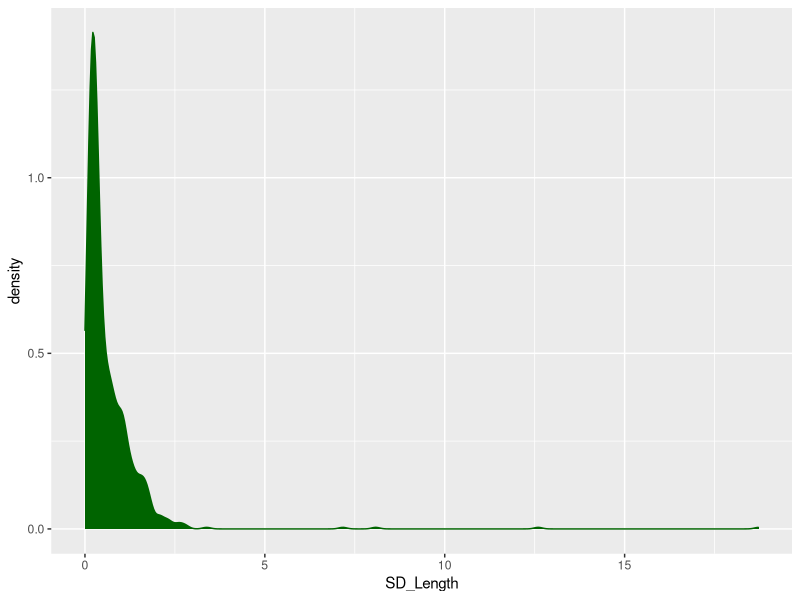
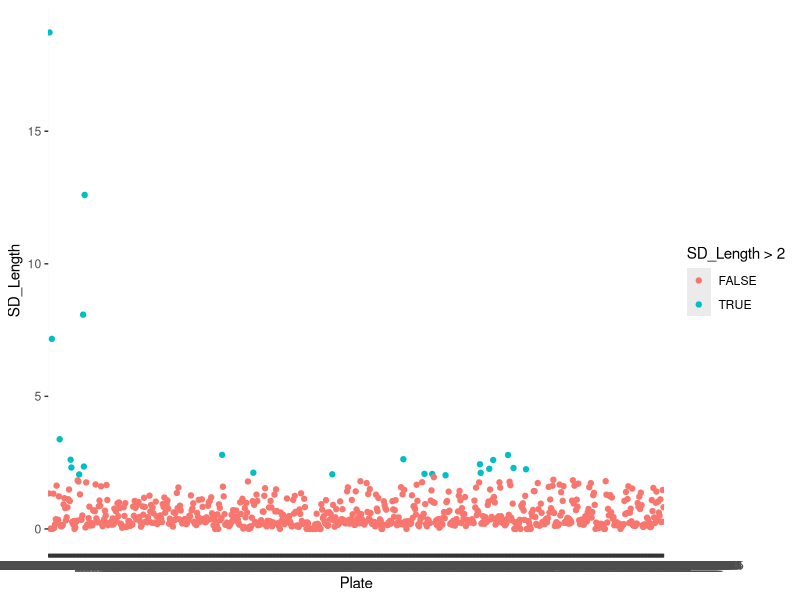
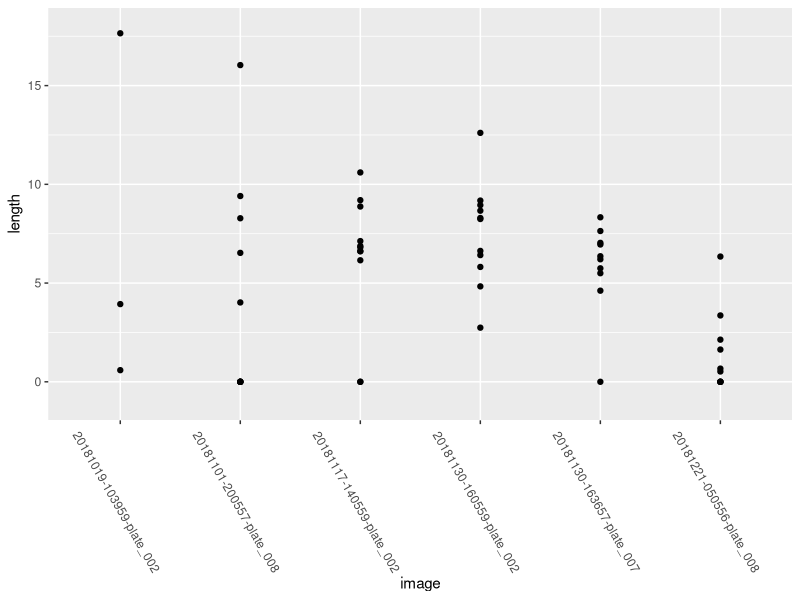
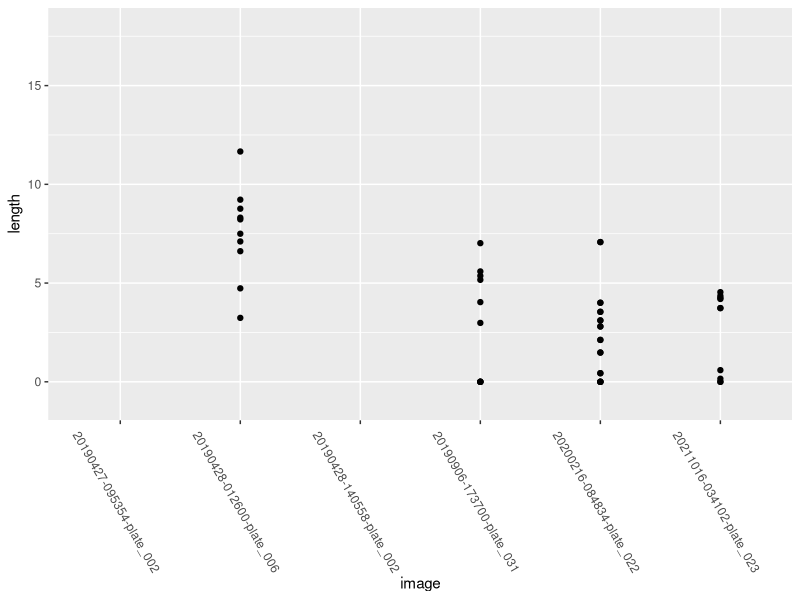
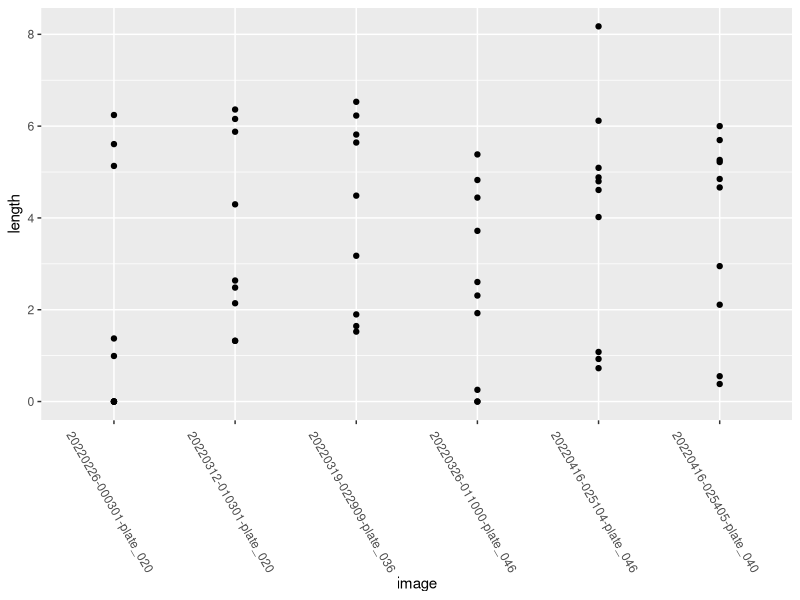
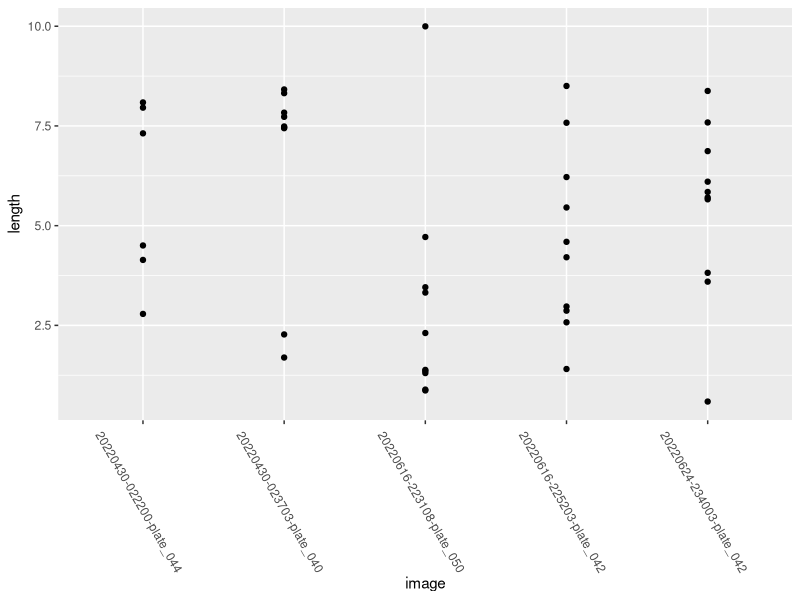

Write the R code that produced these figures, in order.
#On This Episode of "Grace tries to do R", it's Data Quality Control!
read.csv("data.csv")
#read in csv with phenotypic data
df = read.csv("data.csv")

#break off df into useful chunks, kept inbred name, cassette number, condition, image, which is plate name and time, and root lengths
df = subset(df, select = c("inbred","cassette","condition","image","length"))

#aggregate function taking standard deviations of root lengths by image/plate, ten lengths for each image/plate, into data_sd df
data_sd <- aggregate(df$length, list(df$image), FUN=sd)

#changing the column names to plate and sd_length
colnames(data_sd) <- c("Plate", "SD_Length")

#plotting standard deviation with scatter plot and density graph
library(ggplot2)
ggplot(data = data_sd, mapping = aes(x = SD_Length)) +
  geom_density(fill = "dark green", color = "dark green")

#scatter plot with separation between standard deviation greater and lesser than 2
ggplot(data = data_sd, mapping = aes(x = Plate, y = SD_Length))+
  geom_point(aes(color = SD_Length > 2))

#sorting out plates with SD_Length > 2
df_High_SD = data_sd[data_sd$SD_Length > 2,]

#sorting High SD plates into data frames based on year for plotting
df_2018Plates_High_SD = subset(df, image %in% c('20181019-103959-plate_002','20181101-200557-plate_008','20181117-140559-plate_002', '20181130-160559-plate_002', '20181130-163657-plate_007', '20181221-050556-plate_008'))

ggplot(data = df_2018Plates_High_SD, mapping = aes(x = image, y = length)) +
  geom_point() +
  theme(axis.text.x = element_text(angle = -60)) +
  coord_cartesian(ylim = c(-1, 18))

df_2019_20_21_Plates_High_SD = subset(df, image %in% c('20190427-095354-plate_002', '20190428-012600-plate_006', '20190428-140558-plate_002', '20190906-173700-plate_031', '20200216-084834-plate_022', '20211016-034102-plate_023'))

ggplot(data = df_2019_20_21_Plates_High_SD, mapping = aes(x = image, y = length)) +
  geom_point() +
  theme(axis.text.x = element_text(angle = -60))+
  coord_cartesian(ylim = c(-1, 18))

df_2022pt1_Plates_High_SD = subset(df, image %in% c('20220226-000301-plate_020', '20220312-010301-plate_020', '20220319-022909-plate_036', '20220326-011000-plate_046', '20220416-025104-plate_046', '20220416-025405-plate_040'))

ggplot(data = df_2022pt1_Plates_High_SD, mapping = aes(x = image, y = length)) +
  geom_point() +
  theme(axis.text.x = element_text(angle = -60))
  #coord_cartesian(ylim = c(-1, 30))

df_2022pt2_Plates_High_SD = subset(df, image %in% c('20220430-022200-plate_044', '20220430-023703-plate_040', '20220616-223108-plate_050', '20220616-225203-plate_042', '20220624-234003-plate_042'))
#hjust = -1
ggplot(data = df_2022pt2_Plates_High_SD, mapping = aes(x = image, y = length)) +
  geom_point() +
  theme(axis.text.x = element_text(angle = -60))

#creating table with existing High_SD data frame and information about seeds to be removed
#first row - 2018, second row - 2019-2021, third row - 2022 pt1, fourth row 2022 pt2

seeds_for_removal = c('1-10', '1-10', '8', '7, 3, 10', '1, 3', '9',
                                   'B73-10', 'B73, 1, 3', 'B73-10', 'B73', 'B73, 4, 8', '1',
                                   'B73', 'N/A', 'N/A', '4', '7', 'N/A',
                                   'N/A', 'N/A', '3, 8', '2, 7', 'N/A') 
notes_on_removal = c('incorrect measurement', 'incorrect measurement', 'misrep. of growth', 'misrep. of growth', 'misrep. of growth', 'misrep. of growth',
                                  'incorrect measurement', 'misrep. of growth', 'incorrect measurement', 'misrep. of growth', 'misrep. of growth', 'misrep. of growth',
                                  'other seeds correct', 'missing seed 4', 'missing seed 8', 'misrep. of growth', 'misrep. of growth', 'all seeds look correct',
                                  'missing 3 seeds', 'missing seed 10', 'misrep. of growth', 'misrep. of growth', 'all seeds look correct' )
re_scored = c('Y','Y', 'N', 'N', 'N', 'N',
              'Y', 'N', 'Y', 'N', 'N', 'N',
              'N', 'Y', 'Y', 'N', 'N', 'N',
              'Y', 'Y', 'N', 'N', 'N' )
df_Removed_Seeds <- cbind(df_High_SD, seeds_for_removal, notes_on_removal, re_scored)

#
